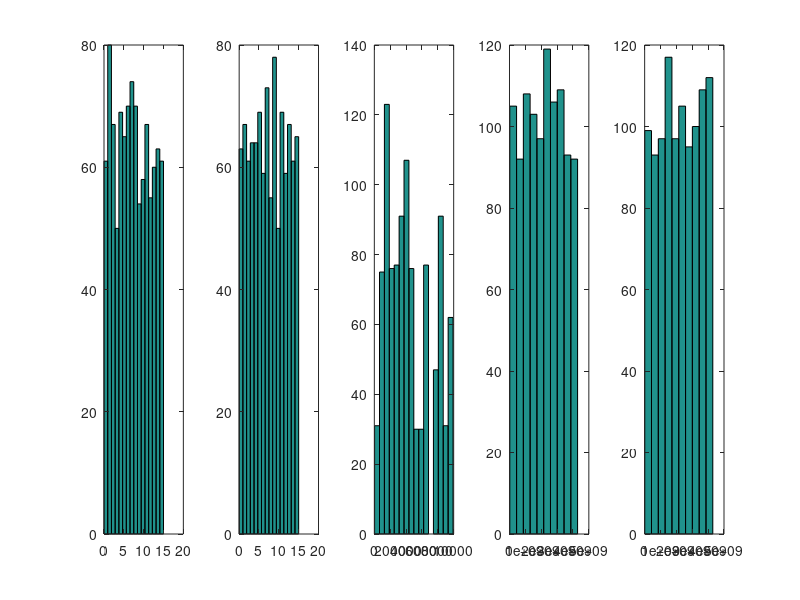

Recreate this plot in MATLAB.
load('LeastSignificant.txt')
load('MostSignificant.txt')
load('VonNeumann.txt')
load('MersenneTwister.txt')
load('AES.txt')

figure(1);
subplot(1,5,1); hist(LeastSignificant,16);
subplot(1,5,2); hist(MostSignificant,16);
subplot(1,5,3); hist(VonNeumann,16);
subplot(1,5,4); hist(MersenneTwister);
subplot(1,5,5); hist(AES);